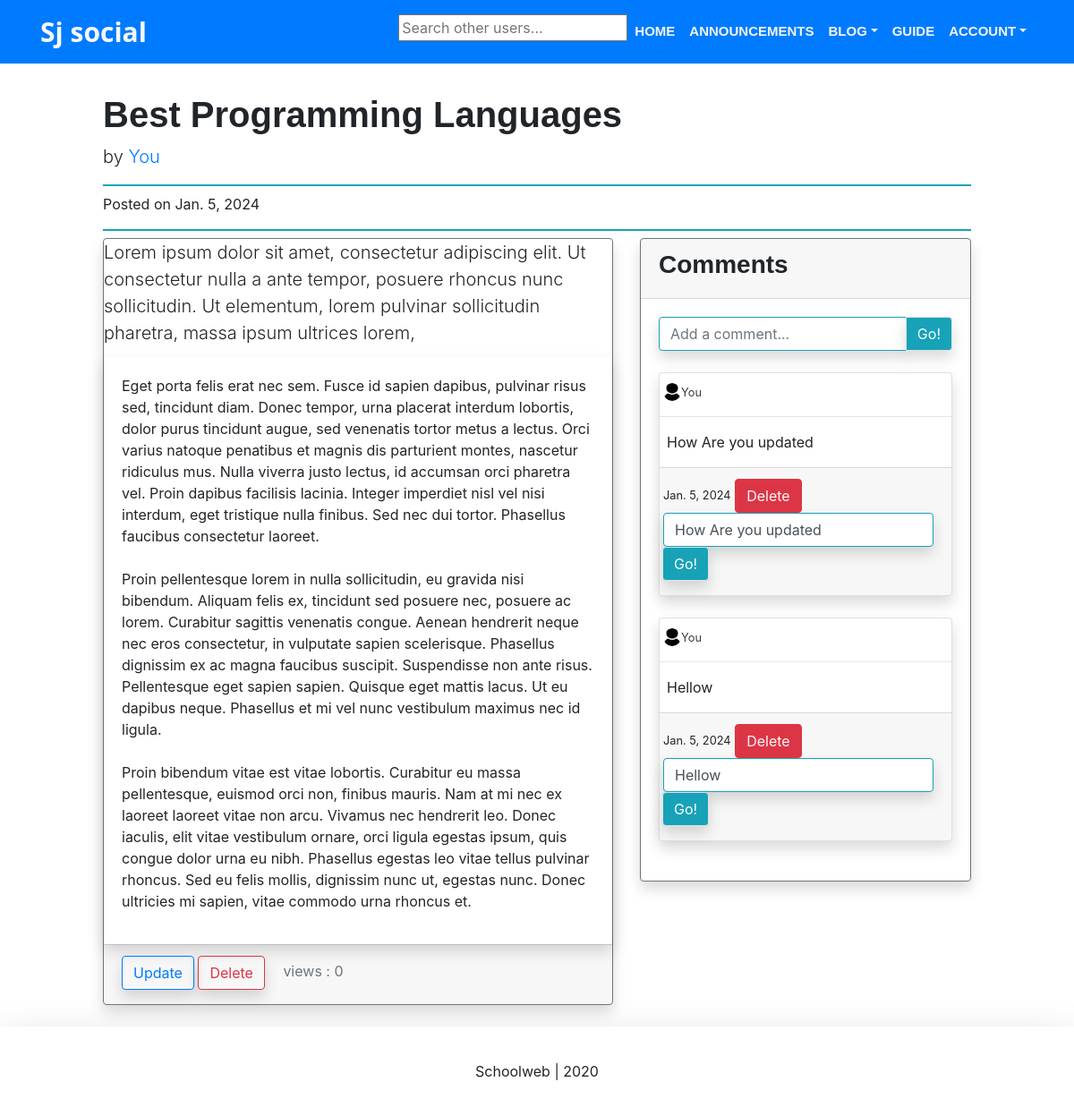
Page /blog/1/ (signed in) on the committed database.
### blog/models.py (models this page shows, shortened)
class Post(models.Model):
	author 		= models.ForeignKey(settings.AUTH_USER_MODEL, on_delete=models.CASCADE, verbose_name="author")
	title 		= models.CharField(verbose_name="title", max_length=200, null=False, blank=False, unique=False)
	intro		= models.CharField(verbose_name="intro", max_length=500, blank=True, unique=False)
	content 	= models.CharField(verbose_name="content", max_length=5000, null=True, blank=True, unique=False)
	post_type 	= models.CharField(choices=post_types, verbose_name="post_type", null=False, blank=False, max_length=100, default='General')
	views 		= models.ManyToManyField(settings.AUTH_USER_MODEL, related_name="views", blank=True)
	comments 	= models.ManyToManyField(Comment, related_name="comments", blank=True)
	timestamp 	= models.DateTimeField(verbose_name="timestamp", auto_now_add=True)
	is_active 		= models.BooleanField(default=True, verbose_name="is_active")
	draft 		= models.BooleanField(verbose_name="draft", default=True)
	grade 		= models.BooleanField(verbose_name="grade", default=False)
	stream 		= models.BooleanField(verbose_name="stream", default=False)
	sport 		= models.BooleanField(verbose_name="sport", default=False)
	club 		= models.BooleanField(verbose_name="club", default=False)
	teachers 	= models.BooleanField(verbose_name="teachers", default=False)

class Comment(models.Model):
	author  		= models.ForeignKey(settings.AUTH_USER_MODEL, on_delete=models.CASCADE)
	content 		= models.CharField(verbose_name="comment", max_length=250, null=False, blank=False)
	post 			= models.ForeignKey('Post', verbose_name="post", on_delete=models.CASCADE, blank=False, null=False)
	timestamp 		= models.DateTimeField(verbose_name="timestamp", auto_now_add=True)
	is_active 		= models.BooleanField(default=True, verbose_name="is_active")

### blog/views.py (the view)
# urls.py: path('blog/<int:post_id>/', post_view, name="post"),
@login_required(login_url="login")
def post_view(request, *args, **kwargs):
	context = {}
	auth_user = request.user
	if not auth_user.is_authenticated:
		return render(request, template_name="errors/not_auth.html")
	if auth_user.is_authenticated:
		post_id = kwargs.get("post_id")
		if post_id:
			post = Post.objects.get(id=post_id)
			if post:
				context['post'] = post
				comments = []
				comment_model = Comment.objects.filter(post=post, is_active=True).order_by('-timestamp')
				if comment_model:
					for comment in comment_model:
						is_mine = None
						if comment.author == auth_user:
							my_comment = True
						else:
							my_comment = False
						if comment.post == post and comment.is_active == True:
							comments.append((comment, my_comment))
				context['comments'] = comments
				if post.author != auth_user:
					post.views.add(auth_user)
					post.save()
				viewers = post.views.all()
				context['views'] = viewers
				if auth_user == post.author:
					is_mine = True
					context['is_mine'] = is_mine
				else:
					is_mine = False
					context['is_mine'] = is_mine
			else:
				return render(request, template_name="errors/does_not_exist.html")
		else:
			return render(request, template_name="errors/not_allowed.html")
	return render(request, "blog/post/post.html", context)

### templates/blog/post/post.html (shortened to what this page needs)
{% extends 'base.html' %}
{% load static %}
{% block content %}
<div class="container-fluid">
	<div class="row justify-content-center">
        <div class="col-md-10">
            <h1 class="card-h mt-4">{{ post.title }}</h1>
            <p class="lead">
                by
                <a href="{% url 'account' subject_user_id=post.author.id %}">{% if request.user == post.author %}You{% else %}{{ post.author }}{% endif %}</a>
            </p>
            <div class="border border-info mb-2"></div>
            <p>Posted on {{ post.timestamp.date }}</p>
            <div class="border border-info"></div>
        </div>
    </div>
    <div class="row justify-content-center">
        <div class="col-md-6 mt-2">
            <div class="card border border-secondary shadow">
                <p class="lead card-title">{{ post.intro|escape|linebreaksbr }}</p>
                <div class="card-body shadow">
                    <p>{{ post.content|escape|linebreaksbr }}</p>
                </div>
                <div class="card-footer text-muted pb-0">
                    {% if is_mine %}
                        <p><button class="btn btn-default border border-primary shadow" type="button">
                            <a href="{% url 'update_post' post_id=post.id %}" class="text-primary">Update</a>
                        </button>
                        <button class="btn btn-default border border-danger shadow" type="button">
                            <a href="{% url 'delete_post' post_id=post.id %}" class="text-danger">Delete</a>
                        </button>
                            <span class="pl-3">views : {{ views|length }}</span>
                        </p>
                    {% else %}
                    <p><button class="btn btn-default border border-dark text-dark align-right">views : {{ views|length }}</button></p>
                    {% endif %}
                </div>
            </div>
        </div>
        <div class="col-md-4">
            <div class="card border border-secondary mt-2 shadow">
                <div class="card-header">
                    <h3 class="card-h">Comments</h3>
                </div>
                <div class="card-body">
                <div class="input-group">
                    <input type="text" class="form-control border border-info shadow" id="id_comment_input" placeholder="Add a comment...">
                    <span class="input-group-append">
                        <button class="btn btn-info border rounded-right shadow" type="button" onclick="triggerAddComment()">Go!</button>
                    </span>
                </div>
                {% if comments %}
                    {% for comment in comments %}
                    <div class="card my-4 shadow">
                        <a href="{% url 'account' subject_user_id=comment.0.author.id %}" class="text-dark font-weight-bold pt-2 pl-1"><img class="pp-image rounded-circle" src="{% static 'pp.png' %}" alt="profile image" /><small>{% if comment.1 %}You{% else %}{{ comment.0.author }}{% endif %}</small></a>
                        <hr>
                        <p class="card-text pl-2">{{ comment.0.content }}<br>
                            <div class="card-footer pl-1 pb-0">
                            <small>{{ comment.0.timestamp.date }}</small>
                            {% if comment.1 %}
                            <button class="btn btn-danger">
                                <a href="{% url 'delete_comment' post_id=post.id comment_id=comment.0.id %}" class="text-light">
                                Delete
                                </a>
                            </button>
                            <form method="POST" action="{% url 'edit_comment' post_id=post.id comment_id=comment.0.id %}">{% csrf_token %}
                                <input type="text" class="form-control border border-info shadow" name="content" id="id__edit_comment_input" value="{{ comment.0.content}}">
                                <span class="input-group-append">
                                    <button id="id_edit_comment_btn" class="btn btn-info border rounded-right shadow" type="submit">Go!</button>
                                </span>
                            </form>
                            {% endif %}
                        </p>
                            </div>
                    </div>
                    {% endfor %}
                {% else %}
                <div class="card m-2 border border-primary">
                    <div class="card-body">
                        <p>No comments , yet</p>
                    </div>
                </div>
                {% endif %}
                </div>
            </div>
        </div>
    </div>
{% endblock %}

### templates/blog/post/post.html (style rules this page uses)
.pp-image { width: 20px; height: 20px; }

### rows in the picture
Post: title "Best Programming Languages", timestamp "Jan. 5, 2024", intro "Lorem ipsum dolor sit amet, consectetur adipiscing elit. Ut consectetur nulla a ante tempor, posuere rhoncus nunc sollicitudin. Ut elementum, lorem pulvinar sollicitudin pharetra, massa ipsum ultrices lorem,", content "Eget porta felis erat nec sem. Fusce id sapien dapibus, pulvinar risus sed, tincidunt diam. Donec tempor, urna placerat interdum lobortis, dolor purus tincidunt augue, sed venenatis tortor metus a lectus. Orci varius natoque penatibus et magnis dis parturient montes, nascetur ridiculus mus. Nulla viverra justo lectus, id accumsan orci pharetra vel. Proin dapibus facilisis lacinia. Integer imperdiet nisl vel nisi interdum, eget tristique nulla finibus. Sed nec dui tortor. Phasellus faucibus consectetur laoreet. Proin pellentesque lorem in nulla sollicitudin, eu gravida nisi bibendum. Aliquam felis ex, tincidunt sed posuere nec, posuere ac lorem. Curabitur sagittis venenatis congue. Aenean…"
Comment: content "How Are you updated", timestamp "Jan. 5, 2024"
Comment: content "Hellow", timestamp "Jan. 5, 2024"

### other values in the picture
{{ views|length }} "0"
